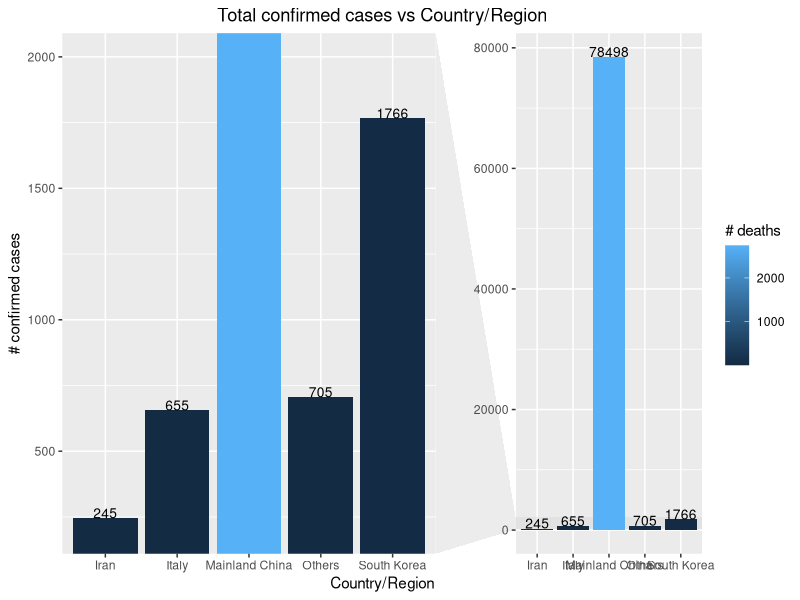

This figure's R source:
library(ggplot2)
library(dplyr)
library(ggforce)

dataset <- read.csv("../data/2-27 dataset/02-27-2020.csv",
                    stringsAsFactors = F)
dataset <- dataset %>%
  filter(!is.na(Confirmed))
dataset[is.na(dataset)] <- 0
dataset <- dataset %>%
  group_by(Country.Region) %>%
  summarize(total_confirmed = sum(Confirmed),
            total_death = sum(Deaths)) %>%
  top_n(5, wt = total_confirmed)
confirmed_region_plot <- ggplot(dataset, aes(x = Country.Region,
                                             y = total_confirmed,
                                             fill = total_death)) +
  geom_bar(stat = "identity", position = position_dodge()) +
  geom_text(aes(label = total_confirmed), vjust = 0, color = "black",
            position = position_dodge(0.9), size = 3.5) +
  facet_zoom(ylim = c(200, 2000)) +
  ggtitle("Total confirmed cases vs Country/Region") +
  theme(plot.title = element_text(hjust = 0.5)) +
  labs(x = "Country/Region", y = "# confirmed cases", fill = "# deaths")
